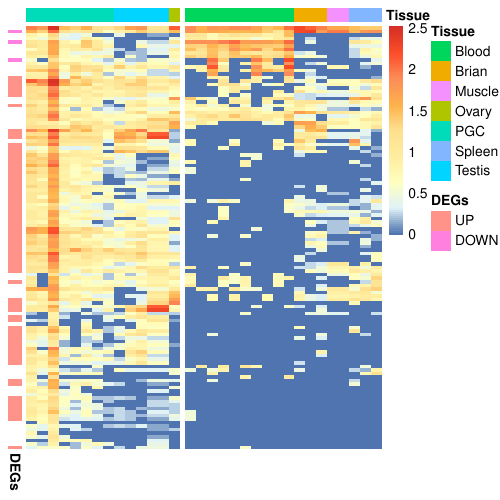

The R source for this figure:
# Figure 3B
rm(list = ls())

require("writexl")
require("readxl")
library("dplyr",quietly=T)
library("ggplot2",quietly = T)
library("ape")
library("aplot")
library("pheatmap")
setwd("Source_Data/Figure_3/Figure_3B/")

annotation_col<-read.csv("Figrue_3B.annotation_col.csv",row.names="X")
ERVK_related.NorCounts<-read.csv("Figrue_3B_NorCounts.csv",row.names="X")
DEGs_ADD_ERVK_related<-read.csv("Figure_3B_DEGs.csv")

annotation_row = data.frame(DEGs = factor((DEGs_ADD_ERVK_related %>% filter(ERVK_related=="ERVK_related"))$diffexpressed,
                                          levels = c("UP","DOWN")))
rownames(annotation_row) = (ERVK_related.DEGs %>% filter(ERVK_related=="ERVK_related"))$ID

p.Figure_3B<-pheatmap::pheatmap(log10(ERVK_related.NorCounts+1),
                                color = colorRampPalette(c("#5074AF","#E0F3F8","#ffffbf","#ffeda0","#FEE090","#feb24c","#FC8D59","#fc4e2a","#D73027"))(100),
                                cluster_rows=T,cluster_cols=F,treeheight_row=0,
                                na_col = "grey80",border_color=NA,
                                annotation_col=annotation_col,
                                annotation_row=annotation_row,
                                gaps_col=14,
                                show_rownames=F,fontsize_row=4,show_colnames=F)
p.Figure_3B
ggsave("Figure_3B.pdf",p.Figure_3B,h=5,w=5)
